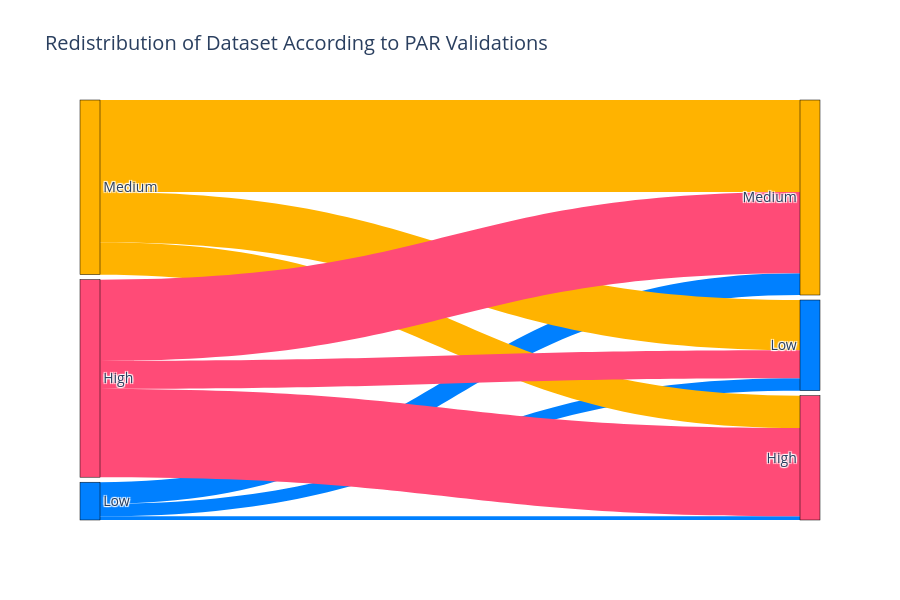

The notebook cell this image was saved under:
### Code cell
# Create alluvial plot to show change in distribution between model output x PAR validation
# Group by the two columns and count the occurrences
data = par_df.groupby(['model_v2', 'validation']).size().reset_index(name='Count')

# Force logical order
levels = [0, 1, 2]
level_labels = ["Low", "Medium", "High"]

# Create source and target for the Sankey diagram
source = data['model_v2'].apply(lambda x: levels.index(x)).tolist()
target = data['validation'].apply(lambda x: levels.index(x) + len(levels)).tolist()
counts = data['Count'].tolist()

# Generate colors for the nodes
color_list = list(color_palette.values())

# Ensure same color for corresponding categories in Category1 and Category2
node_colors = color_list[:len(levels)] + color_list[:len(levels)]
link_colors = [node_colors[src] for src in source]

# Create the alluvial plot using plotly
fig = go.Figure(go.Sankey(
    node=dict(
        pad=5,
        thickness=20,
        line=dict(color="black", width=0.5),
        label=2 * level_labels,
        color=node_colors  # Apply node colors
    ),
    link=dict(
        source=source,
        target=target,
        value=counts,
        color=link_colors  # Ensure the links have matching colors
    )
))

# Update layout to reduce the width of the plot
fig.update_layout(
    title_text="Redistribution of Dataset According to PAR Validations",
    font_size=14,
    height=600,
)

fig.show()

### Figure 1 — Plotly figure (JSON) as saved in the notebook; plotly's stock layout.template omitted (floating-point values rounded to 4 significant figures)
{"data": [{"link": {"color": ["#0080FF", "#0080FF", "#0080FF", "#FFB300", "#FFB300", "#FFB300", "#FF4B77", "#FF4B77", "#FF4B77"], "source": [0, 0, 0, 1, 1, 1, 2, 2, 2], "target": [3, 4, 5, 3, 4, 5, 3, 4, 5], "value": [63, 111, 19, 257, 470, 165, 143, 415, 451]}, "node": {"color": ["#0080FF", "#FFB300", "#FF4B77", "#0080FF", "#FFB300", "#FF4B77"], "label": ["Low", "Medium", "High", "Low", "Medium", "High"], "line": {"color": "black", "width": 0.5}, "pad": 5, "thickness": 20}, "type": "sankey"}], "layout": {"font": {"size": 14}, "height": 600, "title": {"text": "Redistribution of Dataset According to PAR Validations"}}}
